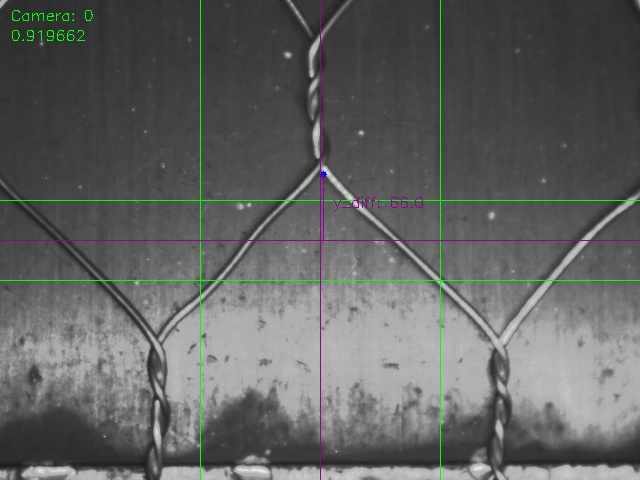
#> input picture apps/lib/img/img_0.jpg, 640 x 480 px; its folder holds 4 pictures in this run
$ python test2.py
#> lines starting #> are read from the running program, lines starting #| are printed output that depends on the picture
import cv2
import os
import numpy as np
import math
import re


def next_square(num):
    sqrt_num = math.isqrt(num)
    if sqrt_num ** 2 == num:
        return num
    else:
        return (sqrt_num + 1) ** 2

path = os.path.abspath(os.path.dirname(__file__))

print(f"Pth: {path}\t Type: {type(path)}")
path_img = os.path.join(path, "img")

#get list of names of the files inside path img
# jpg_list = [os.path.join(path_img, f) for f in os.listdir(path_img) if f.endswith('.jpg')]
jpg_list = [os.path.join(path_img, f) for f in os.listdir(path_img) if re.match(r"img_\d+\.jpg", f)]
for f in jpg_list:
    print(f)


#read images
img_list = []
for img in jpg_list:
    img_list.append(cv2.imread(img))

print(len(img_list))

# join row
img_side_by_side = np.concatenate(img_list, axis=1)
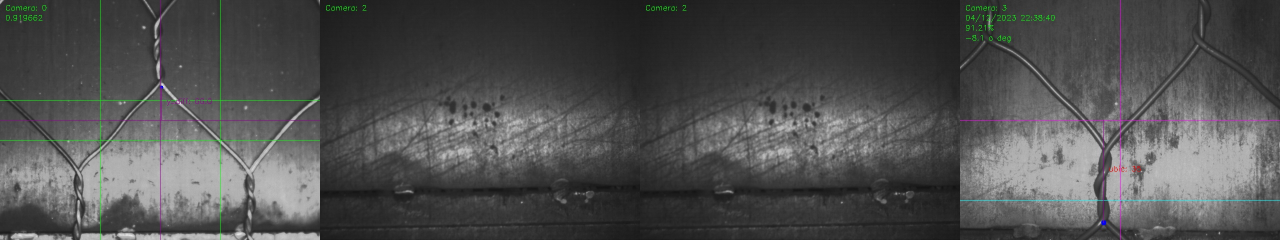
#> img_side_by_side: shape (480, 2560, 3) (shown at 1/2 size); mean B, G, R 79.5, 79.8, 79.3

# make a matriz of images
n_matriz = np.sqrt(next_square(len(img_list))).astype(int)
img_matrix = np.zeros((n_matriz, n_matriz), dtype=object)

# put images in the matrix
for i in range(n_matriz):
    for j in range(n_matriz):
        img_matrix[i, j] = img_list[i*n_matriz + j]

# Join rows
img_rows = []
for row in img_matrix:
    img_rows.append(np.concatenate(row, axis=1))
img_concatenated = np.concatenate(img_rows, axis=0)
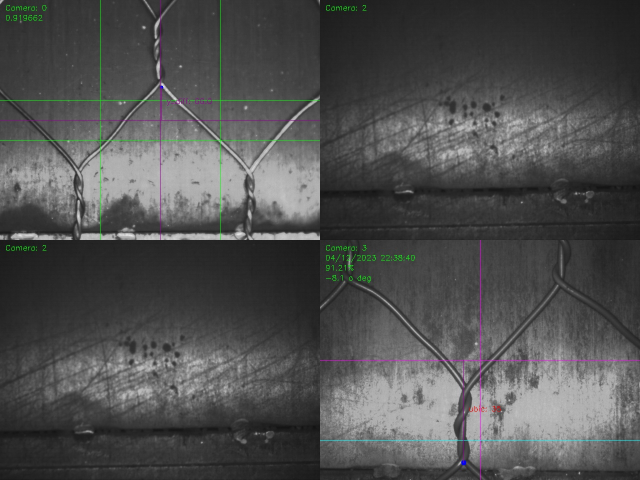
#> img_concatenated: shape (960, 1280, 3) (shown at 1/2 size); mean of channels 0, 1, 2 79.5, 79.8, 79.3; drawn as B, G, R

# [8 lines of commented-out code are left out]
cv2.imwrite(os.path.join(path_img, "img_matrix.jpg"), img_concatenated)
cv2.imwrite(os.path.join(path_img, "img_row.jpg"), img_side_by_side)
